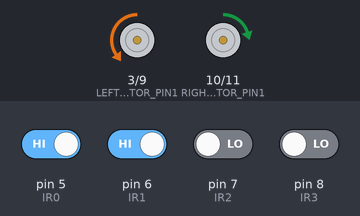
Bench run of a sketch on a simulated Arduino Uno, built with avr-gcc and run on an emulated ATmega328P. Shown: motor-driver pin pairs drawn as motors (green arrow = first pin HIGH = forward, orange = second pin HIGH = backward, longer = more drive). The inputs (shaded band) are chosen by the test bench; at power-on: pin 5 (IR0), pin 6 (IR1) HIGH, pin 7 (IR2), pin 8 (IR3) LOW. What the sketch prints to the serial monitor is not drawn.

Above: at 4.2 s.
4.3 s: pin 5 (IR0) driven LOW
At 4.81 s:
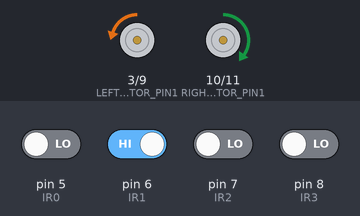
7.3 s: pin 6 (IR1) driven LOW
At 7.7 s:
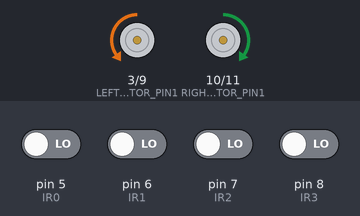
10.3 s: pin 7 (IR2) driven HIGH
13.3 s: pin 8 (IR3) driven HIGH
At 15.1 s:
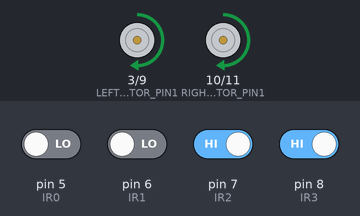
15.7 s: pin 8 (IR3) driven LOW
At 16.8 s:
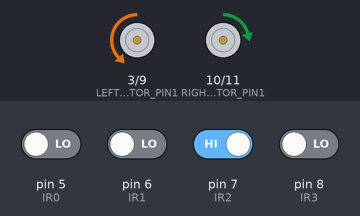
17.2 s: pin 8 (IR3) driven HIGH
At 18.3 s:
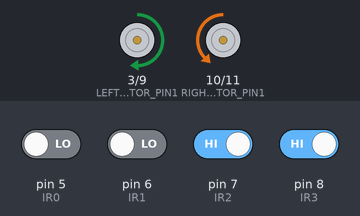
Timing chart, 0 to 20.6 s (numbered marks = the images above; inputs shaded):
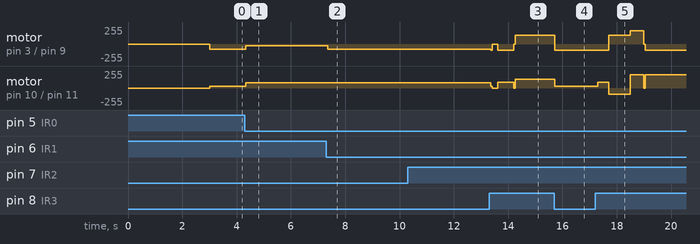

Measured:
- after the input at 4.3 s, motor on pin 3 (LEFT_MOTOR_PIN1) / pin 9 (LEFT_MOTOR_PIN2): backward 80/255 → backward 24/255 at once; motor on pin 10 (RIGHT_MOTOR_PIN1) / pin 11 (RIGHT_MOTOR_PIN2): forward 24/255 → forward 80/255 at once
- after the input at 7.3 s, motor on pin 3 (LEFT_MOTOR_PIN1) / pin 9 (LEFT_MOTOR_PIN2): backward 24/255 → backward 80/255 after 0.05 s
- after the input at 13.3 s, motor on pin 3 (LEFT_MOTOR_PIN1) / pin 9 (LEFT_MOTOR_PIN2): backward 80/255 → stopped after 0.06 s, → backward 90/255 0.25 s later, → forward 135/255 0.60 s later; motor on pin 10 (RIGHT_MOTOR_PIN1) / pin 11 (RIGHT_MOTOR_PIN2): forward 80/255 → stopped after 0.06 s, → forward 90/255 0.25 s later, → forward 135/255 0.60 s later
- after the input at 15.7 s, motor on pin 3 (LEFT_MOTOR_PIN1) / pin 9 (LEFT_MOTOR_PIN2): forward 135/255 → backward 90/255 at once; motor on pin 10 (RIGHT_MOTOR_PIN1) / pin 11 (RIGHT_MOTOR_PIN2): forward 135/255 → forward 27/255 at once

The sketch:

carchuangyi.ino
```cpp
// (licence header left out)
#include <Arduino.h>

// === 硬件引脚定义（严格按示范程序）===
#define IR0 5    // 左侧下部传感器
#define IR1 6    // 右侧上部传感器
#define IR2 7    // 正前方右侧传感器
#define IR3 8    // 正前方左侧传感器

#define LEFT_MOTOR_PIN1  3   // 左电机控制1
#define LEFT_MOTOR_PIN2  9   // 左电机控制2
#define RIGHT_MOTOR_PIN1 10  // 右电机控制1
#define RIGHT_MOTOR_PIN2 11  // 右电机控制2

// === 全局变量 ===
const int BASE_SPEED = 90;     // 基础速度(0-255)
const int TURN_DURATION = 600;  // 转向持续时间(ms)
const int BACK_DURATION = 800;  // 后退持续时间(ms)
unsigned long lastUpdate = 0;
int nodeCount = 0;              // 节点计数器
bool nodeDetected = false;      // 节点检测标志
bool isLowLight = true;
bool blackDetected = false;     // 添加blackDetected变量

// === 电机控制函数（严格按示范程序）===
// 停止函数（课件第4页）
void motorStop() {
  digitalWrite(LEFT_MOTOR_PIN1, LOW);
  digitalWrite(LEFT_MOTOR_PIN2, LOW);
  digitalWrite(RIGHT_MOTOR_PIN1, LOW);
  digitalWrite(RIGHT_MOTOR_PIN2, LOW);
}

// 前进函数（课件第5页）
void moveForward(int speed) {
  digitalWrite(LEFT_MOTOR_PIN1, LOW);
  analogWrite(LEFT_MOTOR_PIN2, speed);
  analogWrite(RIGHT_MOTOR_PIN1, speed);
  digitalWrite(RIGHT_MOTOR_PIN2, LOW);
}

void moveForwardblack(int speed) {
  digitalWrite(LEFT_MOTOR_PIN1, LOW);
  analogWrite(LEFT_MOTOR_PIN2, speed*0.8);
  analogWrite(RIGHT_MOTOR_PIN1, speed);
  digitalWrite(RIGHT_MOTOR_PIN2, LOW);
}

// 原地左转（课件第5页）
void turnLeftInPlace(int speed) {
  analogWrite(LEFT_MOTOR_PIN1, speed);
  digitalWrite(LEFT_MOTOR_PIN2, LOW);
  analogWrite(RIGHT_MOTOR_PIN1, speed);
  digitalWrite(RIGHT_MOTOR_PIN2, LOW);
}

// 原地右转（课件第6页）
void turnRightInPlace(int speed) {
  digitalWrite(LEFT_MOTOR_PIN1, LOW);
  analogWrite(LEFT_MOTOR_PIN2, speed);
  digitalWrite(RIGHT_MOTOR_PIN1, LOW);
  analogWrite(RIGHT_MOTOR_PIN2, speed);
}

// 后退函数（新增功能，遵循课件风格）
void moveBackward(int speed) {
  analogWrite(LEFT_MOTOR_PIN1, speed);
  digitalWrite(LEFT_MOTOR_PIN2, LOW);
  digitalWrite(RIGHT_MOTOR_PIN1, LOW);
  analogWrite(RIGHT_MOTOR_PIN2, speed);
}

// 左转调整
void adjustLeft(int speed) {
  digitalWrite(LEFT_MOTOR_PIN1, LOW);
  analogWrite(LEFT_MOTOR_PIN2, speed * 0.3);  // 降低左轮速度
  analogWrite(RIGHT_MOTOR_PIN1, speed);
  digitalWrite(RIGHT_MOTOR_PIN2, LOW);
}

// 右转调整
void adjustRight(int speed) {
  digitalWrite(LEFT_MOTOR_PIN1, LOW);
  analogWrite(LEFT_MOTOR_PIN2, speed);
  analogWrite(RIGHT_MOTOR_PIN1, speed * 0.3);  // 降低右轮速度
  digitalWrite(RIGHT_MOTOR_PIN2, LOW);
}

// 处理节点函数
void processNode() {
  handleNode();
}

// === 传感器读取函数（严格按示范程序）===
void readFrontSensors(bool &leftFront, bool &rightFront) {
  // 正前方左侧IR3和右侧IR2
  leftFront = (digitalRead(IR3) == HIGH);  // 黑色=1，白色=0
  rightFront = (digitalRead(IR2) == HIGH);
}

// === 节点处理函数（按题目要求实现）===
void handleNode() {
  nodeCount++;
  Serial.print("检测到节点#");
  Serial.println(nodeCount);

  switch(nodeCount) {
    case 1:  // 节点1：前进
      Serial.println("执行: 先左转后前进");
      motorStop();
      delay(200);
      moveForward(BASE_SPEED);
      delay(600);
      motorStop();
      break;

    case 2:  // 节点2：左转
      Serial.println("执行: 左转直到s3检测到白");
      turnLeftInPlace(BASE_SPEED * 1.5);
      delay(600);

      while (digitalRead(IR3) != LOW) {
        delay(50);
      }

      Serial.println("停止左转");
      motorStop();
      break;

    case 3:  // 节点3：前进 → 后退 → 左转(条件停止)
      Serial.println("执行: 前进");
      moveForward(BASE_SPEED);
      delay(400);

      Serial.println("执行: 后退");
      moveBackward(BASE_SPEED);
      delay(BACK_DURATION);

      Serial.println("执行: 左转直到s3检测到黑线");
      turnLeftInPlace(200);
      delay(500);

      while (digitalRead(IR3) != HIGH) {
        delay(50);
      }

      Serial.println("停止左转");
      motorStop();
      break;
    case 4:  // 节点4：右转
      Serial.println("执行: 前进");
      moveForward(BASE_SPEED);

      while (digitalRead(IR2 && IR3) != HIGH) {
        delay(50);
      }

      Serial.println("停止前进");

      Serial.println("执行: 左转直到s1检测到白");
      adjustLeft(BASE_SPEED);
      delay(600);

      while (digitalRead(IR3) != HIGH) {
        delay(50);
      }

      Serial.println("停止左转");
      motorStop();
      break;

    case 5:  // 节点5：右转
      Serial.println("执行: 右转直到s3检测到黑");
      turnRightInPlace(BASE_SPEED*1.5);
      delay(400);

      while (digitalRead(IR3) != HIGH) {
        delay(50);
      }
      delay(50);

      Serial.println("停止右转");
      motorStop();
      break;

    case 6:  // 节点6：前进 → 后退 → 左转
      Serial.println("执行: 前进");
      moveForward(BASE_SPEED);
      delay(400);

      Serial.println("执行: 后退");
      moveBackward(BASE_SPEED);
      delay(BACK_DURATION);

      Serial.println("执行: 左转直到s3检测到黑线");
      turnLeftInPlace(200);
      delay(500);

      while (digitalRead(IR3) != HIGH) {
        delay(50);
      }

      Serial.println("停止左转");
      motorStop();
      break;

    case 7:  // 节点7：右转
      Serial.println("执行: 前进");
      moveForward(BASE_SPEED);

      while (digitalRead(IR2 && IR3) != HIGH) {
        delay(50);
      }

      Serial.println("停止前进");

      Serial.println("执行: 右转直到s1检测到白");
      adjustRight(BASE_SPEED);
      delay(600);

      while (digitalRead(IR3) != HIGH) {
        delay(50);
      }

      Serial.println("停止右转");
      motorStop();
      break;

    case 8:  // 节点8：左转
      Serial.println("执行: 左转直到s3检测到白");
      turnLeftInPlace(BASE_SPEED);
      delay(600);

      while (digitalRead(IR3) != LOW) {
        delay(50);
      }

      Serial.println("停止左转");
      motorStop();
      break;

    case 9:  // 节点9：前进 → 后退 → 左转
      Serial.println("执行: 前进");
      moveForward(BASE_SPEED);
      delay(400);

      Serial.println("执行: 后退");
      moveBackward(BASE_SPEED);
      delay(BACK_DURATION);

      Serial.println("执行: 左转直到s3检测到黑线");
      turnLeftInPlace(180);
      delay(500);

      while (digitalRead(IR3) != HIGH) {
        delay(50);
      }

      Serial.println("停止左转");
      motorStop();
      break;

    case 10:  // 节点10：前进更多距离 → 左转
      Serial.println("执行: 前进");
      moveForward(BASE_SPEED);

      while (digitalRead(IR2 && IR3) != HIGH) {
        delay(50);
      }

      Serial.println("停止前进");

      Serial.println("执行: 左转直到s2检测到白");
      adjustLeft(BASE_SPEED);
      delay(600);

      while (digitalRead(IR3) != HIGH) {
        delay(50);
      }

      Serial.println("停止左转");
      motorStop();
      break;

    case 11:  // 第十一个节点：停止
      Serial.println("执行：检测到节点11：向前前进一段距离");
      moveForward(BASE_SPEED);
      delay(2000);
      Serial.println("执行：停止");
      motorStop();
      while(true) {
        delay(1000);
      }
      break;
  }
  nodeDetected = false;
}

// === 循迹决策函数（基于示范程序，添加节点处理）===
void trackDecision(bool leftFront, bool rightFront) {
  // 决策矩阵：00→直行, 01→右转, 10→左转, 11→节点动作
  if (!leftFront && !rightFront) {
    // 00: 直行 - 两侧都未检测到黑线
    moveForward(BASE_SPEED);
    Serial.println("动作: 直行 (00)");
  }
  else if (!leftFront && rightFront) {
    // 01: 右侧偏离 - 只有右侧检测到黑线
    adjustRight(BASE_SPEED);
    Serial.println("动作: 右侧微调 (01)");
  }
  else if (leftFront && !rightFront) {
    // 10: 左侧偏离 - 只有左侧检测到黑线
    adjustLeft(BASE_SPEED);
    Serial.println("动作: 左侧微调 (10)");
  }
  else {
    // 11: 节点动作 - 两侧都检测到黑线
    if (!nodeDetected) {
      nodeDetected = true;
      Serial.println("检测到节点 (11)");
    }
  }
}

// === 主程序（基于示范程序）===
void setup() {
  Serial.begin(115200);

  // 传感器引脚初始化
  pinMode(IR0, INPUT);
  pinMode(IR1, INPUT);
  pinMode(IR2, INPUT);
  pinMode(IR3, INPUT);

  // 电机引脚初始化（课件第3-4页）
  pinMode(LEFT_MOTOR_PIN1, OUTPUT);
  pinMode(LEFT_MOTOR_PIN2, OUTPUT);
  pinMode(RIGHT_MOTOR_PIN1, OUTPUT);
  pinMode(RIGHT_MOTOR_PIN2, OUTPUT);

  motorStop();  // 初始停止状态

  Serial.println("陆空协同机器人巡线程序启动");
  Serial.println("传感器逻辑: 黑色=1, 白色=0");
  Serial.println("3秒后开始巡线...");

  // 启动倒计时（课件第15页上电流程）
  for(int i=3; i>0; i--) {
    Serial.print(i); Serial.println("...");
    delay(1000);
  }
  moveForward(BASE_SPEED);  // 程序启动后开始前进
}

void loop() {
  if (millis() - lastUpdate > 50) {  // 20Hz控制频率
    lastUpdate = millis();

    // 读取正前方传感器状态
    bool leftFront, rightFront;
    readFrontSensors(leftFront, rightFront);

    // 串口输出传感器状态
    Serial.print("IR3(左前):");
    Serial.print(leftFront);
    Serial.print(" IR2(右前):");
    Serial.print(rightFront);

    // 检查是否需要切换到寻黑模式
    if (!blackDetected && digitalRead(IR2) == HIGH && digitalRead(IR3) == HIGH) {
      blackDetected = true;  // 设置blackDetected为true
      isLowLight = false;  // 关闭寻白模式
      Serial.println("检测到黑色，切换到寻节点模式");
    }

    // 寻白
    if (isLowLight) {
      // 寻白模式
      if(digitalRead(IR0) == LOW && digitalRead(IR1) == LOW){
       Serial.println("执行: 前进");
       moveForward(80);
       delay(500);
      }
      else if(digitalRead(IR0) == HIGH ){
       Serial.println("执行: 右转调整");
       adjustRight(80);
       delay(50);
      }
      else if(digitalRead(IR1) == HIGH ){
       Serial.println("执行: 左转调整");
       adjustLeft(80);
       delay(50);
      }
      trackDecision(leftFront, rightFront);
      Serial.println();  // 换行
    } else {
      // 寻黑/寻节点模式
      if (nodeDetected) {
        processNode();  // 处理节点动作
      } else {
        // 执行循迹决策
        trackDecision(leftFront, rightFront);
        Serial.println();  // 换行
      }
    }
  }
}
```
